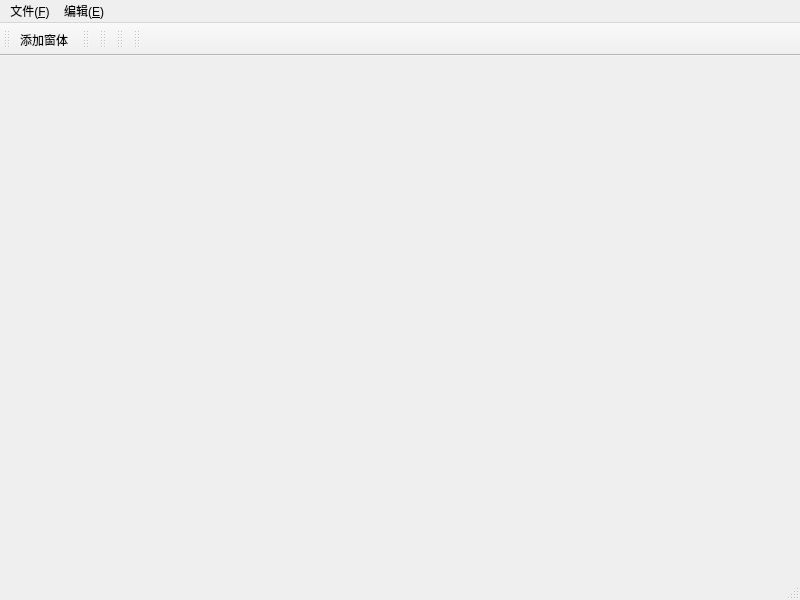
<?xml version="1.0" encoding="UTF-8"?>
<ui version="4.0">
 <class>MainWindow</class>
 <widget class="QMainWindow" name="MainWindow">
  <property name="geometry">
   <rect>
    <x>0</x>
    <y>0</y>
    <width>800</width>
    <height>600</height>
   </rect>
  </property>
  <property name="windowTitle">
   <string>MainWindow</string>
  </property>
  <widget class="QWidget" name="centralwidget"/>
  <widget class="QMenuBar" name="menubar">
   <property name="geometry">
    <rect>
     <x>0</x>
     <y>0</y>
     <width>800</width>
     <height>31</height>
    </rect>
   </property>
   <widget class="QMenu" name="menu">
    <property name="title">
     <string>文件(&amp;F)</string>
    </property>
    <addaction name="fileOpenAction"/>
    <addaction name="fileNewAction"/>
    <addaction name="fileCloseAction"/>
   </widget>
   <widget class="QMenu" name="menu_E">
    <property name="title">
     <string>编辑(&amp;E)</string>
    </property>
   </widget>
   <addaction name="menu"/>
   <addaction name="menu_E"/>
  </widget>
  <widget class="QStatusBar" name="statusbar"/>
  <widget class="QToolBar" name="toolBar">
   <property name="windowTitle">
    <string>toolBar</string>
   </property>
   <attribute name="toolBarArea">
    <enum>TopToolBarArea</enum>
   </attribute>
   <attribute name="toolBarBreak">
    <bool>false</bool>
   </attribute>
   <addaction name="addWinAction"/>
  </widget>
  <widget class="QToolBar" name="toolBar_2">
   <property name="windowTitle">
    <string>toolBar_2</string>
   </property>
   <attribute name="toolBarArea">
    <enum>TopToolBarArea</enum>
   </attribute>
   <attribute name="toolBarBreak">
    <bool>false</bool>
   </attribute>
  </widget>
  <widget class="QToolBar" name="toolBar_3">
   <property name="windowTitle">
    <string>toolBar_3</string>
   </property>
   <attribute name="toolBarArea">
    <enum>TopToolBarArea</enum>
   </attribute>
   <attribute name="toolBarBreak">
    <bool>false</bool>
   </attribute>
  </widget>
  <widget class="QToolBar" name="toolBar_4">
   <property name="windowTitle">
    <string>toolBar_4</string>
   </property>
   <attribute name="toolBarArea">
    <enum>TopToolBarArea</enum>
   </attribute>
   <attribute name="toolBarBreak">
    <bool>false</bool>
   </attribute>
  </widget>
  <widget class="QToolBar" name="toolBar_5">
   <property name="windowTitle">
    <string>toolBar_5</string>
   </property>
   <attribute name="toolBarArea">
    <enum>TopToolBarArea</enum>
   </attribute>
   <attribute name="toolBarBreak">
    <bool>false</bool>
   </attribute>
  </widget>
  <action name="fileOpenAction">
   <property name="text">
    <string>打开(Alt+A)</string>
   </property>
   <property name="shortcut">
    <string>Alt+A</string>
   </property>
  </action>
  <action name="fileNewAction">
   <property name="text">
    <string>新建(Alt+S)</string>
   </property>
   <property name="toolTip">
    <string>新建</string>
   </property>
   <property name="shortcut">
    <string>Alt+S</string>
   </property>
  </action>
  <action name="fileCloseAction">
   <property name="text">
    <string>关闭(Alt+D)</string>
   </property>
   <property name="shortcut">
    <string>Alt+D</string>
   </property>
  </action>
  <action name="addWinAction">
   <property name="text">
    <string>添加窗体</string>
   </property>
   <property name="toolTip">
    <string>添加窗体</string>
   </property>
  </action>
 </widget>
 <resources/>
 <connections/>
</ui>
